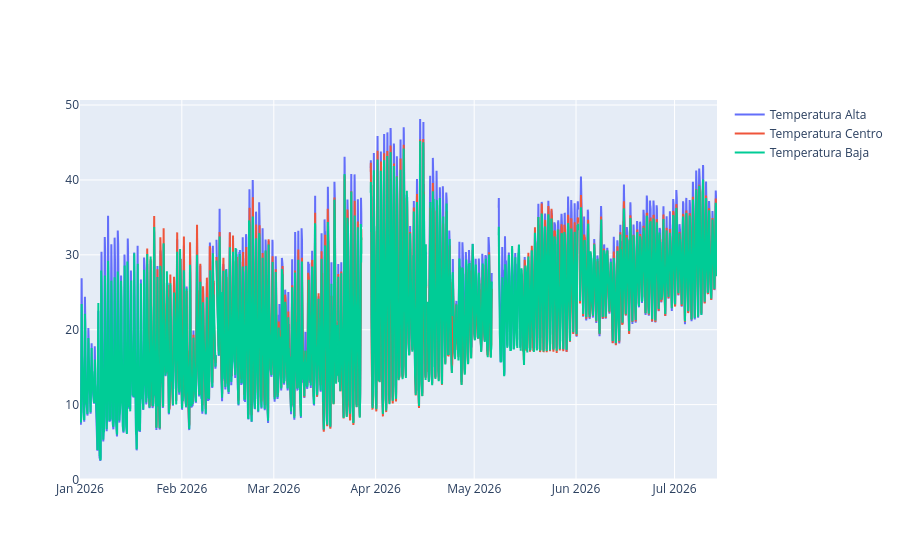

Source (notebook cell):
### Code cell
fig = go.Figure()
fig.add_trace(go.Scatter(x=df_temperatura_alta['_time'], y=df_temperatura_alta['_value'], name='Temperatura Alta'))
fig.add_trace(go.Scatter(x=df_temperatura_centro['_time'], y=df_temperatura_centro['_value'], name='Temperatura Centro'))
fig.add_trace(go.Scatter(x=df_temperatura_baja['_time'], y=df_temperatura_baja['_value'], name='Temperatura Baja'))

fig.update_layout(hovermode="x unified")
fig.show()

### Figure 1 — Plotly figure (JSON) as saved in the notebook; plotly's stock layout.template omitted (floating-point values rounded to 4 significant figures; data arrays with more than 128 entries replaced by an {"elided": "..."} marker saying what was removed)
{"data": [{"name": "Temperatura Alta", "type": "scatter", "x": {"elided": "4655 str values"}, "y": {"elided": "4655 float values"}}, {"name": "Temperatura Centro", "type": "scatter", "x": {"elided": "4165 str values"}, "y": {"elided": "4165 float values"}}, {"name": "Temperatura Baja", "type": "scatter", "x": {"elided": "4655 str values"}, "y": {"elided": "4655 float values"}}], "layout": {"hovermode": "x unified"}}
